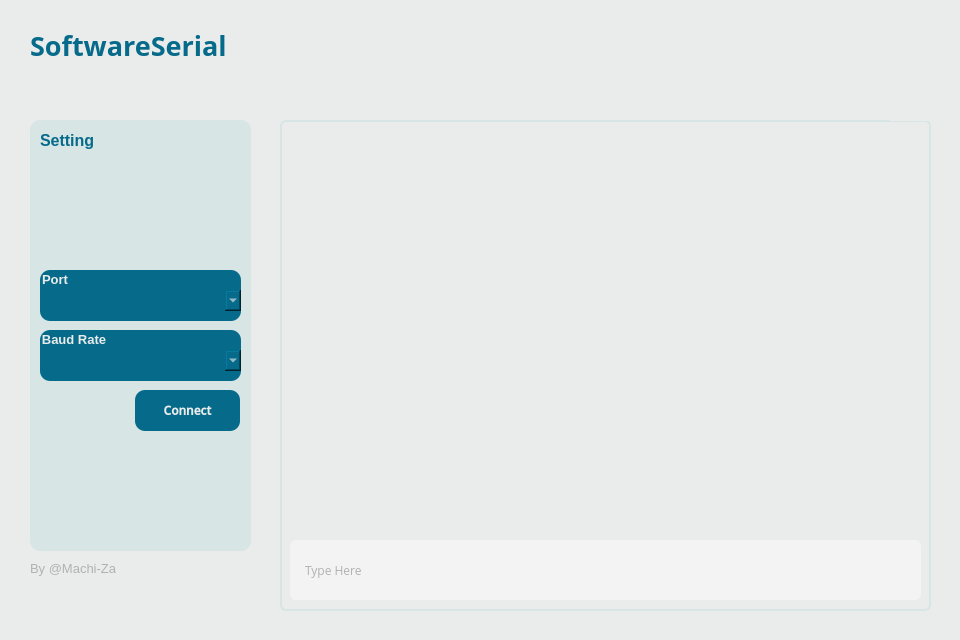
<?xml version="1.0" encoding="UTF-8"?>
<ui version="4.0">
 <class>Main</class>
 <widget class="QMainWindow" name="Main">
  <property name="geometry">
   <rect>
    <x>0</x>
    <y>0</y>
    <width>960</width>
    <height>640</height>
   </rect>
  </property>
  <property name="minimumSize">
   <size>
    <width>960</width>
    <height>640</height>
   </size>
  </property>
  <property name="maximumSize">
   <size>
    <width>960</width>
    <height>640</height>
   </size>
  </property>
  <property name="windowTitle">
   <string>SoftwareSerial</string>
  </property>
  <property name="styleSheet">
   <string notr="true">background-color: rgb(234, 236, 235);</string>
  </property>
  <property name="iconSize">
   <size>
    <width>48</width>
    <height>48</height>
   </size>
  </property>
  <widget class="QWidget" name="centralwidget">
   <widget class="QLabel" name="Lbl_Title">
    <property name="geometry">
     <rect>
      <x>30</x>
      <y>30</y>
      <width>201</width>
      <height>31</height>
     </rect>
    </property>
    <property name="font">
     <font>
      <family>Segoe UI Black</family>
      <pointsize>20</pointsize>
      <weight>75</weight>
      <bold>true</bold>
     </font>
    </property>
    <property name="styleSheet">
     <string notr="true">color: rgb(6, 106, 138);</string>
    </property>
    <property name="text">
     <string>SoftwareSerial</string>
    </property>
   </widget>
   <widget class="QFrame" name="Pnl_Setting">
    <property name="geometry">
     <rect>
      <x>30</x>
      <y>120</y>
      <width>221</width>
      <height>431</height>
     </rect>
    </property>
    <property name="styleSheet">
     <string notr="true">border-radius: 10px;
background-color: rgb(215, 229, 228);</string>
    </property>
    <property name="frameShape">
     <enum>QFrame::StyledPanel</enum>
    </property>
    <property name="frameShadow">
     <enum>QFrame::Raised</enum>
    </property>
    <widget class="QLabel" name="Lbl_Setting">
     <property name="geometry">
      <rect>
       <x>10</x>
       <y>10</y>
       <width>61</width>
       <height>21</height>
      </rect>
     </property>
     <property name="font">
      <font>
       <family>Segoe UI</family>
       <pointsize>12</pointsize>
       <weight>75</weight>
       <bold>true</bold>
      </font>
     </property>
     <property name="styleSheet">
      <string notr="true">color: rgb(6, 106, 138);</string>
     </property>
     <property name="text">
      <string>Setting</string>
     </property>
    </widget>
    <widget class="QGroupBox" name="Pnl_Port">
     <property name="geometry">
      <rect>
       <x>10</x>
       <y>150</y>
       <width>201</width>
       <height>51</height>
      </rect>
     </property>
     <property name="font">
      <font>
       <family>Segoe UI</family>
       <pointsize>10</pointsize>
       <weight>75</weight>
       <bold>true</bold>
      </font>
     </property>
     <property name="styleSheet">
      <string notr="true">background-color:  rgb(6, 106, 138);
color: rgb(234, 236, 235);</string>
     </property>
     <property name="title">
      <string>Port</string>
     </property>
     <widget class="QComboBox" name="Cbx_Port">
      <property name="geometry">
       <rect>
        <x>0</x>
        <y>20</y>
        <width>201</width>
        <height>21</height>
       </rect>
      </property>
      <property name="styleSheet">
       <string notr="true">text-align: left;
padding-left: 10px;</string>
      </property>
      <property name="frame">
       <bool>false</bool>
      </property>
     </widget>
    </widget>
    <widget class="QGroupBox" name="Pnl_Baud">
     <property name="geometry">
      <rect>
       <x>10</x>
       <y>210</y>
       <width>201</width>
       <height>51</height>
      </rect>
     </property>
     <property name="font">
      <font>
       <family>Segoe UI</family>
       <pointsize>10</pointsize>
       <weight>75</weight>
       <bold>true</bold>
      </font>
     </property>
     <property name="styleSheet">
      <string notr="true">background-color:  rgb(6, 106, 138);
color: rgb(234, 236, 235);</string>
     </property>
     <property name="title">
      <string>Baud Rate</string>
     </property>
     <widget class="QComboBox" name="Cbx_Baud">
      <property name="geometry">
       <rect>
        <x>0</x>
        <y>20</y>
        <width>201</width>
        <height>21</height>
       </rect>
      </property>
      <property name="styleSheet">
       <string notr="true">text-align: left;
padding-left: 10px;</string>
      </property>
      <property name="frame">
       <bool>false</bool>
      </property>
     </widget>
    </widget>
    <widget class="QPushButton" name="Btn_Connect">
     <property name="geometry">
      <rect>
       <x>105</x>
       <y>270</y>
       <width>105</width>
       <height>41</height>
      </rect>
     </property>
     <property name="minimumSize">
      <size>
       <width>0</width>
       <height>0</height>
      </size>
     </property>
     <property name="maximumSize">
      <size>
       <width>16777215</width>
       <height>16777215</height>
      </size>
     </property>
     <property name="baseSize">
      <size>
       <width>-1</width>
       <height>0</height>
      </size>
     </property>
     <property name="palette">
      <palette>
       <active>
        <colorrole role="WindowText">
         <brush brushstyle="SolidPattern">
          <color alpha="255">
           <red>234</red>
           <green>236</green>
           <blue>235</blue>
          </color>
         </brush>
        </colorrole>
        <colorrole role="Button">
         <brush brushstyle="SolidPattern">
          <color alpha="255">
           <red>6</red>
           <green>106</green>
           <blue>138</blue>
          </color>
         </brush>
        </colorrole>
        <colorrole role="Light">
         <brush brushstyle="SolidPattern">
          <color alpha="255">
           <red>214</red>
           <green>231</green>
           <blue>255</blue>
          </color>
         </brush>
        </colorrole>
        <colorrole role="Midlight">
         <brush brushstyle="SolidPattern">
          <color alpha="255">
           <red>154</red>
           <green>194</green>
           <blue>251</blue>
          </color>
         </brush>
        </colorrole>
        <colorrole role="Dark">
         <brush brushstyle="SolidPattern">
          <color alpha="255">
           <red>47</red>
           <green>78</green>
           <blue>123</blue>
          </color>
         </brush>
        </colorrole>
        <colorrole role="Mid">
         <brush brushstyle="SolidPattern">
          <color alpha="255">
           <red>63</red>
           <green>105</green>
           <blue>165</blue>
          </color>
         </brush>
        </colorrole>
        <colorrole role="Text">
         <brush brushstyle="SolidPattern">
          <color alpha="255">
           <red>234</red>
           <green>236</green>
           <blue>235</blue>
          </color>
         </brush>
        </colorrole>
        <colorrole role="BrightText">
         <brush brushstyle="SolidPattern">
          <color alpha="255">
           <red>255</red>
           <green>255</green>
           <blue>255</blue>
          </color>
         </brush>
        </colorrole>
        <colorrole role="ButtonText">
         <brush brushstyle="SolidPattern">
          <color alpha="255">
           <red>234</red>
           <green>236</green>
           <blue>235</blue>
          </color>
         </brush>
        </colorrole>
        <colorrole role="Base">
         <brush brushstyle="SolidPattern">
          <color alpha="255">
           <red>6</red>
           <green>106</green>
           <blue>138</blue>
          </color>
         </brush>
        </colorrole>
        <colorrole role="Window">
         <brush brushstyle="SolidPattern">
          <color alpha="255">
           <red>6</red>
           <green>106</green>
           <blue>138</blue>
          </color>
         </brush>
        </colorrole>
        <colorrole role="Shadow">
         <brush brushstyle="SolidPattern">
          <color alpha="255">
           <red>0</red>
           <green>0</green>
           <blue>0</blue>
          </color>
         </brush>
        </colorrole>
        <colorrole role="AlternateBase">
         <brush brushstyle="SolidPattern">
          <color alpha="255">
           <red>22</red>
           <green>135</green>
           <blue>167</blue>
          </color>
         </brush>
        </colorrole>
        <colorrole role="ToolTipBase">
         <brush brushstyle="SolidPattern">
          <color alpha="255">
           <red>255</red>
           <green>255</green>
           <blue>220</blue>
          </color>
         </brush>
        </colorrole>
        <colorrole role="ToolTipText">
         <brush brushstyle="SolidPattern">
          <color alpha="255">
           <red>0</red>
           <green>0</green>
           <blue>0</blue>
          </color>
         </brush>
        </colorrole>
        <colorrole role="PlaceholderText">
         <brush brushstyle="SolidPattern">
          <color alpha="128">
           <red>0</red>
           <green>0</green>
           <blue>0</blue>
          </color>
         </brush>
        </colorrole>
       </active>
       <inactive>
        <colorrole role="WindowText">
         <brush brushstyle="SolidPattern">
          <color alpha="255">
           <red>234</red>
           <green>236</green>
           <blue>235</blue>
          </color>
         </brush>
        </colorrole>
        <colorrole role="Button">
         <brush brushstyle="SolidPattern">
          <color alpha="255">
           <red>6</red>
           <green>106</green>
           <blue>138</blue>
          </color>
         </brush>
        </colorrole>
        <colorrole role="Light">
         <brush brushstyle="SolidPattern">
          <color alpha="255">
           <red>214</red>
           <green>231</green>
           <blue>255</blue>
          </color>
         </brush>
        </colorrole>
        <colorrole role="Midlight">
         <brush brushstyle="SolidPattern">
          <color alpha="255">
           <red>154</red>
           <green>194</green>
           <blue>251</blue>
          </color>
         </brush>
        </colorrole>
        <colorrole role="Dark">
         <brush brushstyle="SolidPattern">
          <color alpha="255">
           <red>47</red>
           <green>78</green>
           <blue>123</blue>
          </color>
         </brush>
        </colorrole>
        <colorrole role="Mid">
         <brush brushstyle="SolidPattern">
          <color alpha="255">
           <red>63</red>
           <green>105</green>
           <blue>165</blue>
          </color>
         </brush>
        </colorrole>
        <colorrole role="Text">
         <brush brushstyle="SolidPattern">
          <color alpha="255">
           <red>234</red>
           <green>236</green>
           <blue>235</blue>
          </color>
         </brush>
        </colorrole>
        <colorrole role="BrightText">
         <brush brushstyle="SolidPattern">
          <color alpha="255">
           <red>255</red>
           <green>255</green>
           <blue>255</blue>
          </color>
         </brush>
        </colorrole>
        <colorrole role="ButtonText">
         <brush brushstyle="SolidPattern">
          <color alpha="255">
           <red>234</red>
           <green>236</green>
           <blue>235</blue>
          </color>
         </brush>
        </colorrole>
        <colorrole role="Base">
         <brush brushstyle="SolidPattern">
          <color alpha="255">
           <red>6</red>
           <green>106</green>
           <blue>138</blue>
          </color>
         </brush>
        </colorrole>
        <colorrole role="Window">
         <brush brushstyle="SolidPattern">
          <color alpha="255">
           <red>6</red>
           <green>106</green>
           <blue>138</blue>
          </color>
         </brush>
        </colorrole>
        <colorrole role="Shadow">
         <brush brushstyle="SolidPattern">
          <color alpha="255">
           <red>0</red>
           <green>0</green>
           <blue>0</blue>
          </color>
         </brush>
        </colorrole>
        <colorrole role="AlternateBase">
         <brush brushstyle="SolidPattern">
          <color alpha="255">
           <red>22</red>
           <green>135</green>
           <blue>167</blue>
          </color>
         </brush>
        </colorrole>
        <colorrole role="ToolTipBase">
         <brush brushstyle="SolidPattern">
          <color alpha="255">
           <red>255</red>
           <green>255</green>
           <blue>220</blue>
          </color>
         </brush>
        </colorrole>
        <colorrole role="ToolTipText">
         <brush brushstyle="SolidPattern">
          <color alpha="255">
           <red>0</red>
           <green>0</green>
           <blue>0</blue>
          </color>
         </brush>
        </colorrole>
        <colorrole role="PlaceholderText">
         <brush brushstyle="SolidPattern">
          <color alpha="128">
           <red>0</red>
           <green>0</green>
           <blue>0</blue>
          </color>
         </brush>
        </colorrole>
       </inactive>
       <disabled>
        <colorrole role="WindowText">
         <brush brushstyle="SolidPattern">
          <color alpha="255">
           <red>234</red>
           <green>236</green>
           <blue>235</blue>
          </color>
         </brush>
        </colorrole>
        <colorrole role="Button">
         <brush brushstyle="SolidPattern">
          <color alpha="255">
           <red>6</red>
           <green>106</green>
           <blue>138</blue>
          </color>
         </brush>
        </colorrole>
        <colorrole role="Light">
         <brush brushstyle="SolidPattern">
          <color alpha="255">
           <red>214</red>
           <green>231</green>
           <blue>255</blue>
          </color>
         </brush>
        </colorrole>
        <colorrole role="Midlight">
         <brush brushstyle="SolidPattern">
          <color alpha="255">
           <red>154</red>
           <green>194</green>
           <blue>251</blue>
          </color>
         </brush>
        </colorrole>
        <colorrole role="Dark">
         <brush brushstyle="SolidPattern">
          <color alpha="255">
           <red>47</red>
           <green>78</green>
           <blue>123</blue>
          </color>
         </brush>
        </colorrole>
        <colorrole role="Mid">
         <brush brushstyle="SolidPattern">
          <color alpha="255">
           <red>63</red>
           <green>105</green>
           <blue>165</blue>
          </color>
         </brush>
        </colorrole>
        <colorrole role="Text">
         <brush brushstyle="SolidPattern">
          <color alpha="255">
           <red>234</red>
           <green>236</green>
           <blue>235</blue>
          </color>
         </brush>
        </colorrole>
        <colorrole role="BrightText">
         <brush brushstyle="SolidPattern">
          <color alpha="255">
           <red>255</red>
           <green>255</green>
           <blue>255</blue>
          </color>
         </brush>
        </colorrole>
        <colorrole role="ButtonText">
         <brush brushstyle="SolidPattern">
          <color alpha="255">
           <red>234</red>
           <green>236</green>
           <blue>235</blue>
          </color>
         </brush>
        </colorrole>
        <colorrole role="Base">
         <brush brushstyle="SolidPattern">
          <color alpha="255">
           <red>6</red>
           <green>106</green>
           <blue>138</blue>
          </color>
         </brush>
        </colorrole>
        <colorrole role="Window">
         <brush brushstyle="SolidPattern">
          <color alpha="255">
           <red>6</red>
           <green>106</green>
           <blue>138</blue>
          </color>
         </brush>
        </colorrole>
        <colorrole role="Shadow">
         <brush brushstyle="SolidPattern">
          <color alpha="255">
           <red>0</red>
           <green>0</green>
           <blue>0</blue>
          </color>
         </brush>
        </colorrole>
        <colorrole role="AlternateBase">
         <brush brushstyle="SolidPattern">
          <color alpha="255">
           <red>22</red>
           <green>135</green>
           <blue>167</blue>
          </color>
         </brush>
        </colorrole>
        <colorrole role="ToolTipBase">
         <brush brushstyle="SolidPattern">
          <color alpha="255">
           <red>255</red>
           <green>255</green>
           <blue>220</blue>
          </color>
         </brush>
        </colorrole>
        <colorrole role="ToolTipText">
         <brush brushstyle="SolidPattern">
          <color alpha="255">
           <red>0</red>
           <green>0</green>
           <blue>0</blue>
          </color>
         </brush>
        </colorrole>
        <colorrole role="PlaceholderText">
         <brush brushstyle="SolidPattern">
          <color alpha="128">
           <red>0</red>
           <green>0</green>
           <blue>0</blue>
          </color>
         </brush>
        </colorrole>
       </disabled>
      </palette>
     </property>
     <property name="font">
      <font>
       <family>Open Sans Semibold</family>
       <pointsize>9</pointsize>
       <weight>75</weight>
       <bold>true</bold>
      </font>
     </property>
     <property name="autoFillBackground">
      <bool>false</bool>
     </property>
     <property name="styleSheet">
      <string notr="true">background-color: rgb(6, 106, 138);
color: rgb(234, 236, 235);
border-radius: 10px;
padding: 6px</string>
     </property>
     <property name="text">
      <string>Connect</string>
     </property>
     <property name="autoDefault">
      <bool>false</bool>
     </property>
     <property name="default">
      <bool>false</bool>
     </property>
     <property name="flat">
      <bool>true</bool>
     </property>
    </widget>
    <widget class="QPushButton" name="pushButton">
     <property name="geometry">
      <rect>
       <x>60</x>
       <y>270</y>
       <width>41</width>
       <height>41</height>
      </rect>
     </property>
     <property name="text">
      <string/>
     </property>
     <property name="icon">
      <iconset resource="Res.qrc">
       <normaloff>:/Icon/Resources/Refresh.png</normaloff>:/Icon/Resources/Refresh.png</iconset>
     </property>
     <property name="iconSize">
      <size>
       <width>26</width>
       <height>26</height>
      </size>
     </property>
    </widget>
    <zorder>pushButton</zorder>
    <zorder>Lbl_Setting</zorder>
    <zorder>Pnl_Port</zorder>
    <zorder>Pnl_Baud</zorder>
    <zorder>Btn_Connect</zorder>
   </widget>
   <widget class="QFrame" name="Pnl_Serial">
    <property name="geometry">
     <rect>
      <x>280</x>
      <y>120</y>
      <width>651</width>
      <height>491</height>
     </rect>
    </property>
    <property name="styleSheet">
     <string notr="true">border-radius: 6px;
border: 2px solid rgb(215, 229, 228);</string>
    </property>
    <property name="frameShape">
     <enum>QFrame::StyledPanel</enum>
    </property>
    <property name="frameShadow">
     <enum>QFrame::Raised</enum>
    </property>
    <widget class="QPlainTextEdit" name="Txt_SRead">
     <property name="geometry">
      <rect>
       <x>10</x>
       <y>10</y>
       <width>631</width>
       <height>411</height>
      </rect>
     </property>
     <property name="font">
      <font>
       <family>Segoe UI</family>
       <pointsize>10</pointsize>
       <weight>50</weight>
       <bold>false</bold>
      </font>
     </property>
     <property name="styleSheet">
      <string notr="true">border:0px;
border-radius: 0px;
padding: 3px;
background-color: rgb(234, 236, 235);
color: rgb(6, 106, 138);</string>
     </property>
     <property name="readOnly">
      <bool>true</bool>
     </property>
     <property name="plainText">
      <string/>
     </property>
    </widget>
    <widget class="QFrame" name="Pnl_Serial1">
     <property name="geometry">
      <rect>
       <x>10</x>
       <y>420</y>
       <width>631</width>
       <height>60</height>
      </rect>
     </property>
     <property name="styleSheet">
      <string notr="true">border:0px;
background-color: rgb(243, 243, 243);</string>
     </property>
     <property name="frameShape">
      <enum>QFrame::StyledPanel</enum>
     </property>
     <property name="frameShadow">
      <enum>QFrame::Raised</enum>
     </property>
     <widget class="QLineEdit" name="Txt_SPrint">
      <property name="geometry">
       <rect>
        <x>10</x>
        <y>10</y>
        <width>561</width>
        <height>41</height>
       </rect>
      </property>
      <property name="font">
       <font>
        <family>Open Sans</family>
        <pointsize>9</pointsize>
       </font>
      </property>
      <property name="toolTip">
       <string>&lt;html&gt;&lt;head/&gt;&lt;body&gt;&lt;p&gt;&lt;br/&gt;&lt;/p&gt;&lt;/body&gt;&lt;/html&gt;</string>
      </property>
      <property name="whatsThis">
       <string>&lt;html&gt;&lt;head/&gt;&lt;body&gt;&lt;p&gt;&lt;br/&gt;&lt;/p&gt;&lt;/body&gt;&lt;/html&gt;</string>
      </property>
      <property name="styleSheet">
       <string notr="true">border:0px;
border-radius: 0px;
padding: 3px;
color: rgb(177, 177, 177);
background-color: rgb(243, 243, 243);</string>
      </property>
      <property name="text">
       <string>Type Here</string>
      </property>
     </widget>
     <widget class="QPushButton" name="Btn_Send">
      <property name="geometry">
       <rect>
        <x>580</x>
        <y>10</y>
        <width>41</width>
        <height>41</height>
       </rect>
      </property>
      <property name="font">
       <font>
        <family>Open Sans</family>
        <pointsize>10</pointsize>
        <weight>75</weight>
        <bold>true</bold>
       </font>
      </property>
      <property name="styleSheet">
       <string notr="true">border:0px;
border-radius: 0px;
padding: 3px;
background-color: rgb(243, 243, 243);
</string>
      </property>
      <property name="text">
       <string/>
      </property>
      <property name="icon">
       <iconset resource="Res.qrc">
        <normaloff>:/Icon/Resources/Send.png</normaloff>:/Icon/Resources/Send.png</iconset>
      </property>
      <property name="iconSize">
       <size>
        <width>26</width>
        <height>26</height>
       </size>
      </property>
     </widget>
    </widget>
   </widget>
   <widget class="QLabel" name="label">
    <property name="geometry">
     <rect>
      <x>30</x>
      <y>560</y>
      <width>91</width>
      <height>16</height>
     </rect>
    </property>
    <property name="font">
     <font>
      <family>Segoe UI</family>
      <pointsize>10</pointsize>
      <weight>50</weight>
      <bold>false</bold>
     </font>
    </property>
    <property name="styleSheet">
     <string notr="true">color: rgb(177, 177, 177);</string>
    </property>
    <property name="text">
     <string>By @Machi-Za</string>
    </property>
   </widget>
   <widget class="QPushButton" name="Btn_Delete">
    <property name="geometry">
     <rect>
      <x>890</x>
      <y>80</y>
      <width>41</width>
      <height>41</height>
     </rect>
    </property>
    <property name="font">
     <font>
      <family>Open Sans</family>
      <pointsize>10</pointsize>
      <weight>75</weight>
      <bold>true</bold>
     </font>
    </property>
    <property name="styleSheet">
     <string notr="true">border:0px;
border-radius: 0px;
padding: 3px;

</string>
    </property>
    <property name="text">
     <string/>
    </property>
    <property name="icon">
     <iconset resource="Res.qrc">
      <normaloff>:/Icon/Resources/Delete.png</normaloff>:/Icon/Resources/Delete.png</iconset>
    </property>
    <property name="iconSize">
     <size>
      <width>26</width>
      <height>26</height>
     </size>
    </property>
   </widget>
   <zorder>Pnl_Serial</zorder>
   <zorder>Pnl_Setting</zorder>
   <zorder>Lbl_Title</zorder>
   <zorder>label</zorder>
   <zorder>Btn_Delete</zorder>
  </widget>
 </widget>
 <resources>
  <include location="Res.qrc"/>
 </resources>
 <connections/>
</ui>
